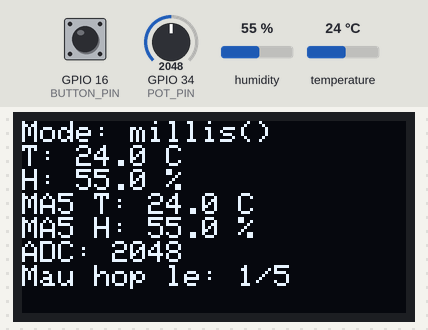
This sketch was run on a simulated ESP32. Shown: 128×64 one-colour display. The inputs (shaded band) are chosen by the test bench; at power-on: GPIO 16 (BUTTON_PIN) HIGH, humidity 55 %, GPIO 34 (POT_PIN) = 2048, temperature 24 °C (analog values on the 0–4095 scale). What the sketch prints to the serial monitor is not drawn.

Above: at 2.7 s.
2.8 s: GPIO 16 (BUTTON_PIN) pulled LOW for 0.15 s
At 3.9 s:
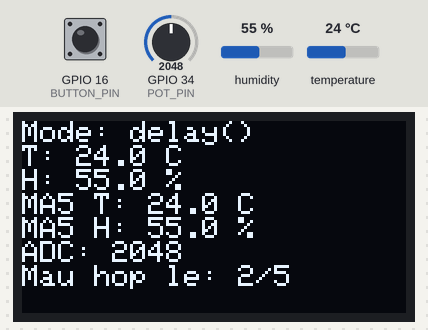
10.4 s: GPIO 16 (BUTTON_PIN) pulled LOW for 1 s
At 10.69 s:
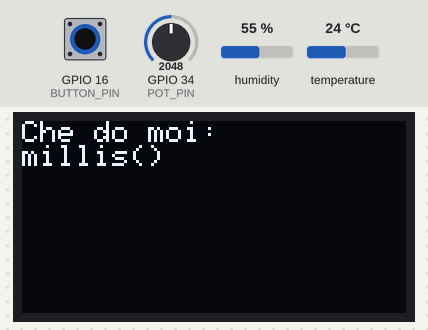
12.9 s: humidity set to 22 %
At 14.3 s:
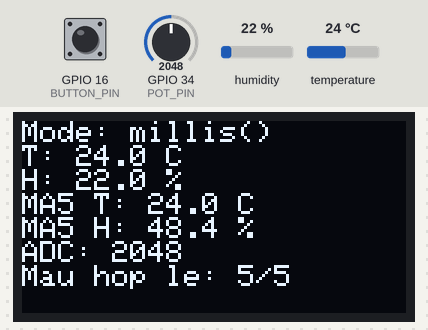
16.4 s: GPIO 34 (POT_PIN) set to 2866
At 17.3 s:
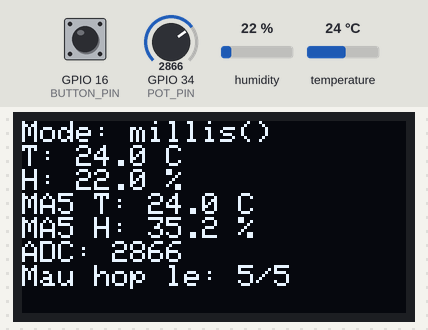
20.4 s: temperature set to 12 °C
At 21.6 s:
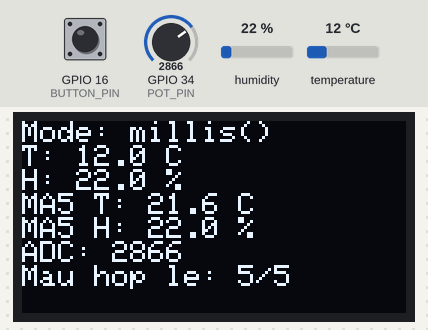
24.4 s: GPIO 34 (POT_PIN) set to 3603
At 25.8 s:
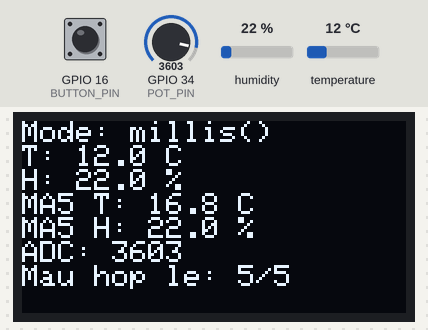
Timing chart, 0 to 27.4 s (numbered marks = the images above; inputs shaded):
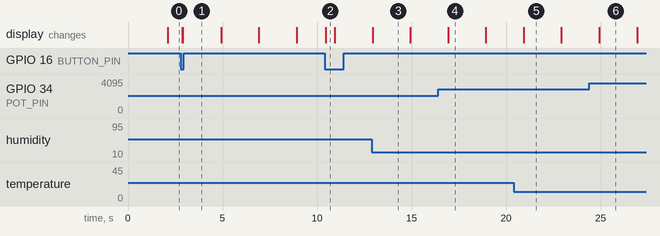

Measured:
- after the input at 2.8 s, the display: first changes after 0.07 s (image 1 shows a later state)
- after the input at 10.4 s, the display: changes after 0.07 s (image 2)
- after the input at 12.9 s, the display: changes at once (image 3)
- after the input at 20.4 s, the display: changes after 0.53 s (image 5)
- what the display in image 2 shows lasts 0.4 s, from 10.5 s to 10.9 s
- what the display in image 3 shows lasts 2.0 s, from 12.9 s to 14.9 s

The sketch:

sketch.ino
```cpp
#include <Wire.h>
#include <DHT.h>
#include <Adafruit_GFX.h>
#include <Adafruit_SSD1306.h>

// ==================== CAU HINH CHAN ====================
#define DHT_PIN       4
#define DHT_TYPE      DHT22
#define POT_PIN       34
#define BUTTON_PIN    16

#define OLED_SDA      21
#define OLED_SCL      22
#define OLED_ADDR     0x3C
#define OLED_WIDTH    128
#define OLED_HEIGHT   64

// ==================== CAU HINH DO ====================
const unsigned long SAMPLE_INTERVAL_MS = 2000;
const unsigned long DEBOUNCE_MS = 40;
const int WINDOW_SIZE = 5;

DHT dht(DHT_PIN, DHT_TYPE);
Adafruit_SSD1306 display(
  OLED_WIDTH, OLED_HEIGHT, &Wire, -1
);

// Lich su 5 mau hop le gan nhat
float tempHistory[WINDOW_SIZE];
float humHistory[WINDOW_SIZE];

int historyIndex = 0;
int historyCount = 0;

unsigned long startTime = 0;
unsigned long lastSampleTime = 0;
unsigned long lastButtonChangeTime = 0;
unsigned long lastDebounceTime = 0;

bool previousRawButton = HIGH;
bool stableButton = HIGH;
bool delayMode = false;
bool oledAvailable = false;

unsigned long sampleNumber = 0;

// ==================== QUET I2C ====================
void scanI2C() {
  Serial.println();
  Serial.println(F("=== I2C SCAN ==="));

  int found = 0;

  for (byte address = 1; address < 127; address++) {
    Wire.beginTransmission(address);
    byte error = Wire.endTransmission();

    if (error == 0) {
      Serial.print(F("Tim thay I2C: 0x"));
      if (address < 16) Serial.print('0');
      Serial.println(address, HEX);
      found++;
    }
  }

  if (found == 0) {
    Serial.println(F("Khong tim thay thiet bi I2C"));
  }

  Serial.println(F("=== END I2C SCAN ==="));
  Serial.println();
}

// ==================== NUT NHAN ====================
void handleButton() {
  unsigned long now = millis();
  bool rawButton = digitalRead(BUTTON_PIN);

  if (rawButton != previousRawButton) {
    lastDebounceTime = now;
    previousRawButton = rawButton;
  }

  if (now - lastDebounceTime >= DEBOUNCE_MS) {
    if (rawButton != stableButton) {
      stableButton = rawButton;

      // Nhấn nút: chuyển giữa millis() và delay()
      if (stableButton == LOW) {
        delayMode = !delayMode;

        Serial.print(F("# MODE,"));
        Serial.println(delayMode ? F("delay") : F("millis"));

        if (oledAvailable) {
          display.clearDisplay();
          display.setTextSize(1);
          display.setTextColor(SSD1306_WHITE);
          display.setCursor(0, 0);
          display.println(F("Che do moi:"));
          display.println(delayMode ? F("delay()") : F("millis()"));
          display.display();
        }
      }
    }
  }
}

// ==================== TINH TRUNG BINH TRUOT 5 MAU ====================
float movingAverage(const float values[], int count) {
  if (count == 0) {
    return NAN;
  }

  float sum = 0.0;

  for (int i = 0; i < count; i++) {
    sum += values[i];
  }

  return sum / count;
}

void addValidSample(float temperature, float humidity) {
  tempHistory[historyIndex] = temperature;
  humHistory[historyIndex] = humidity;

  historyIndex = (historyIndex + 1) % WINDOW_SIZE;

  if (historyCount < WINDOW_SIZE) {
    historyCount++;
  }
}

// ==================== HIEN THI OLED ====================
void updateOLED(
  float temperature,
  float humidity,
  float avgTemp,
  float avgHum,
  int adcValue,
  bool valid
) {
  if (!oledAvailable) return;

  display.clearDisplay();
  display.setTextSize(1);
  display.setTextColor(SSD1306_WHITE);
  display.setCursor(0, 0);

  display.println(delayMode ? F("Mode: delay()") : F("Mode: millis()"));

  if (valid) {
    display.print(F("T: "));
    display.print(temperature, 1);
    display.println(F(" C"));

    display.print(F("H: "));
    display.print(humidity, 1);
    display.println(F(" %"));
  } else {
    display.println(F("DHT22: LOI DOC"));
  }

  display.print(F("MA5 T: "));
  if (isnan(avgTemp)) display.println(F("--"));
  else {
    display.print(avgTemp, 1);
    display.println(F(" C"));
  }

  display.print(F("MA5 H: "));
  if (isnan(avgHum)) display.println(F("--"));
  else {
    display.print(avgHum, 1);
    display.println(F(" %"));
  }

  display.print(F("ADC: "));
  display.println(adcValue);

  display.print(F("Mau hop le: "));
  display.print(historyCount);
  display.print('/');
  display.println(WINDOW_SIZE);

  display.display();
}

// ==================== DOC VA IN DU LIEU ====================
void takeSample() {
  unsigned long now = millis();
  unsigned long elapsed = now - startTime;
  unsigned long intervalActual = (sampleNumber == 0)
    ? 0
    : now - lastSampleTime;

  lastSampleTime = now;
  sampleNumber++;

  float temperature = dht.readTemperature();
  float humidity = dht.readHumidity();
  int adcValue = analogRead(POT_PIN);

  bool valid = !isnan(temperature) &&
               !isnan(humidity) &&
               temperature >= -40.0 &&
               temperature <= 80.0 &&
               humidity >= 0.0 &&
               humidity <= 100.0;

  String errorReason = "";

  if (isnan(temperature) && isnan(humidity)) {
    errorReason = "DHT_READ_FAILED";
  } else if (isnan(temperature)) {
    errorReason = "TEMP_READ_FAILED";
  } else if (isnan(humidity)) {
    errorReason = "HUMIDITY_READ_FAILED";
  } else if (temperature < -40.0 || temperature > 80.0) {
    errorReason = "TEMP_OUT_OF_RANGE";
  } else if (humidity < 0.0 || humidity > 100.0) {
    errorReason = "HUMIDITY_OUT_OF_RANGE";
  }

  if (valid) {
    addValidSample(temperature, humidity);
  }

  // Tinh trung binh cua toi da 5 mau hop le gan nhat.
  // Khi chua du 5 mau, tinh trung binh cac mau hop le hien co.
  float avgTemp = movingAverage(tempHistory, historyCount);
  float avgHum = movingAverage(humHistory, historyCount);

  updateOLED(
    temperature, humidity, avgTemp, avgHum, adcValue, valid
  );

  // Mot dong CSV cho moi lan do.
  // Sao chep phan CSV tu Serial Monitor de luu thu cong.
  Serial.print(elapsed);
  Serial.print(',');
  Serial.print(sampleNumber);
  Serial.print(',');

  if (!isnan(temperature)) Serial.print(temperature, 2);
  Serial.print(',');

  if (!isnan(humidity)) Serial.print(humidity, 2);
  Serial.print(',');

  Serial.print(valid ? 1 : 0);
  Serial.print(',');
  Serial.print(errorReason);
  Serial.print(',');
  Serial.print(adcValue);
  Serial.print(',');

  if (!isnan(avgTemp)) Serial.print(avgTemp, 2);
  Serial.print(',');

  if (!isnan(avgHum)) Serial.print(avgHum, 2);
  Serial.print(',');

  Serial.print(intervalActual);
  Serial.print(',');
  Serial.println(delayMode ? F("delay") : F("millis"));
}

// ==================== SETUP ====================
void setup() {
  Serial.begin(115200);

  pinMode(BUTTON_PIN, INPUT_PULLUP);
  analogReadResolution(12);

  Wire.begin(OLED_SDA, OLED_SCL);
  dht.begin();

  oledAvailable = display.begin(
    SSD1306_SWITCHCAPVCC, OLED_ADDR
  );

  if (oledAvailable) {
    display.clearDisplay();
    display.setTextSize(1);
    display.setTextColor(SSD1306_WHITE);
    display.setCursor(0, 0);
    display.println(F("TH02 - ESP32"));
    display.println(F("DHT22 + OLED"));
    display.println(F("Moving Average 5"));
    display.display();
  } else {
    Serial.println(F("# WARNING,OLED_NOT_FOUND"));
  }

  scanI2C();

  Serial.println(F("# TH02 - MANUAL CSV EXPORT"));
  Serial.println(F("# Khong tu dong luu file"));
  Serial.println(F("# Dung nut GPIO16 de doi che do"));
  Serial.println(F("# CSV_HEADER"));
  Serial.println(
    F("time_ms,sample,temp_c,humidity_pct,valid,error_reason,"
      "adc,avg5_temp_c,avg5_humidity_pct,interval_actual_ms,mode")
  );

  startTime = millis();
  lastSampleTime = startTime - SAMPLE_INTERVAL_MS;
  lastSampleTime = startTime;
}

// ==================== LOOP ====================
void loop() {
  handleButton();

  if (delayMode) {
    // Che do delay(): co the bo lo mot so thao tac trong luc cho.
    // Goi handleButton() trong cac khoang nho de nut nhan van hoat dong.
    static bool sampledThisCycle = false;

    if (!sampledThisCycle) {
      takeSample();
      sampledThisCycle = true;
    }

    static unsigned long delayCycleStart = 0;
    if (delayCycleStart == 0) {
      delayCycleStart = millis();
    }

    if (millis() - delayCycleStart >= SAMPLE_INTERVAL_MS) {
      delayCycleStart = millis();
      sampledThisCycle = false;
    }

    delay(5);
  } else {
    // Che do millis(): khong dung delay dai de lap lich lay mau.
    unsigned long now = millis();

    if (now - lastSampleTime >= SAMPLE_INTERVAL_MS) {
      takeSample();
    }
  }
}
```
